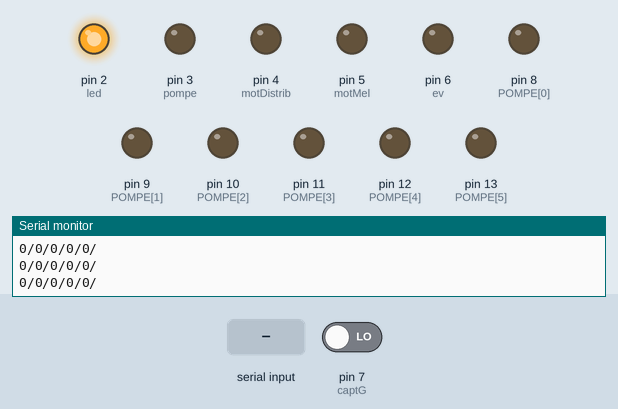
Simulated run of this sketch. Board: Arduino Uno, built with avr-gcc and run on an emulated ATmega328P. Shown: output pins drawn as LEDs (lit = HIGH), the last lines printed to the serial monitor. The test bench sets the inputs (shaded band); at power-on: pin 7 (captG) LOW.

Above: at 1.2 s.
1.3 s: "90,45\n" received over Serial
At 2.4 s:
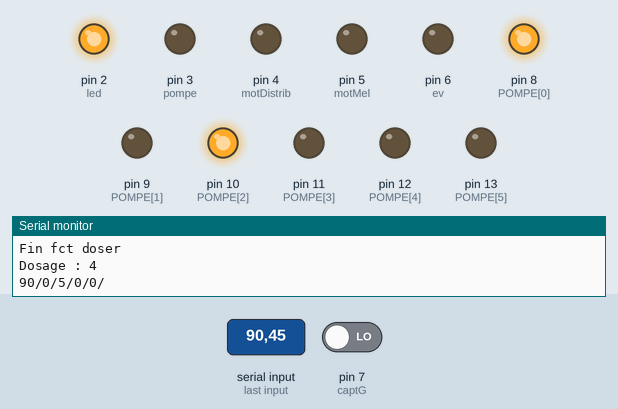
4.3 s: "66\n" received over Serial
At 5.4 s:
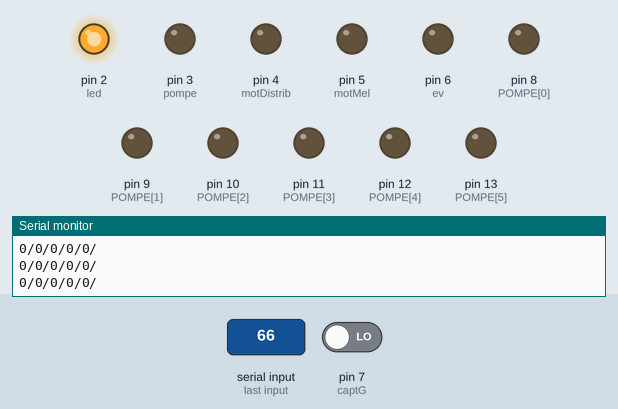
7.3 s: "55\n" received over Serial
At 8.6 s:
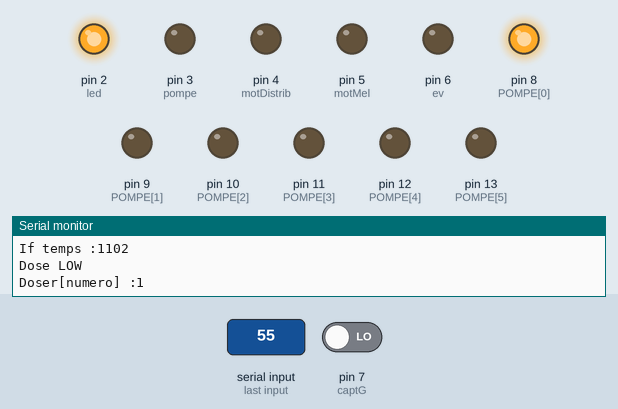
Timing chart, 0 to 10.3 s (numbered marks = the images above; inputs shaded):
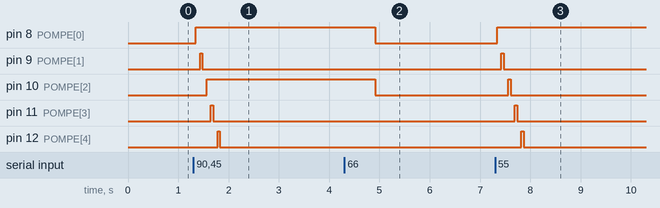

Measured:
- after the input at 1.3 s, pin 8 (POMPE[0]): LOW → HIGH after 0.05 s; pin 9 (POMPE[1]): LOW → HIGH after 0.13 s, → LOW 0.05 s later; pin 10 (POMPE[2]): LOW → HIGH after 0.26 s; pin 11 (POMPE[3]): LOW → HIGH after 0.35 s, → LOW 0.05 s later; pin 12 (POMPE[4]): LOW → HIGH after 0.48 s, → LOW 0.05 s later
- after the input at 4.3 s, pin 8 (POMPE[0]), pin 10 (POMPE[2]): HIGH → LOW after 0.61 s
- after the input at 7.3 s, pin 8 (POMPE[0]): LOW → HIGH at once; pin 9 (POMPE[1]): LOW → HIGH after 0.13 s, → LOW 0.05 s later; pin 10 (POMPE[2]): LOW → HIGH after 0.26 s, → LOW 0.05 s later; pin 11 (POMPE[3]): LOW → HIGH after 0.39 s, → LOW 0.05 s later; pin 12 (POMPE[4]): LOW → HIGH after 0.52 s, → LOW 0.05 s later

The sketch:

Code_R_uni_V1.0.ino
```cpp
//constantes des broches
const int POMPE[6] = {8,9,10,11,12,13};//liste des pompe doseuses

const int pompe=3; //PWM

const int led=2;

const int motDistrib=4;
const int motMel=5;//PWM

const int ev=6;

const int captG=7;

//variable dosage
char buff;
char tiret='-';
char retour='\n';
char recu[10];
String consigne;
String buff2;

int val=0;
int i;
int retourner = 0;
boolean memoire = LOW;

//variables capteur
int etatCaptG = LOW;
int memCaptG = LOW;

//variable de temps
long tempsMel = millis();
long tempsDistrib = millis();
long tempsPompe = millis();
long tempsFinal = millis();

//variable en fonction nombre bouteille
int doses[5];
int memDose[5];
long TEMPS[5];
boolean ETATDOSE[5];
boolean DOSER[5];
const boolean TYPE[6] = {HIGH, HIGH, HIGH, HIGH, HIGH, LOW};//HIGH = pompe peristatique
                                                      //LOW = pompe pour poisson
//variable étape
boolean liquide = LOW;
boolean melanger = LOW;
boolean gobelet = LOW;
boolean final = LOW;
boolean rincage = LOW;

boolean etatFinal = LOW;
boolean etatPomp = LOW;
boolean etatDistrib = LOW;
boolean etatMel = LOW;


void setup()
{
  Serial.begin(9600);
  Serial.println("Arduino prêt");

  //dosage (depend nombre de bouteille)
  for(int f=0; f<6; f++)
    pinMode(POMPE[f], OUTPUT);

  for(int h=0; h<6; h++)
    digitalWrite(POMPE[h], LOW);

  //reste
  pinMode(pompe, OUTPUT);
  pinMode(led, OUTPUT);
  pinMode(motDistrib, OUTPUT);
  pinMode(motMel, OUTPUT);
  pinMode(ev, OUTPUT);
  pinMode(captG, INPUT);

  analogWrite(motMel, 0);
  analogWrite(pompe, 0);
  digitalWrite(led, HIGH);
  digitalWrite(motDistrib, LOW);
  digitalWrite(ev, LOW);

  //INNITIALISATION DES TABLEUX
  for (int u=0; u<5; u++)
    TEMPS[u] = millis();
  for (int t=0; t<5; t++)
    ETATDOSE[t] = LOW;
  for (int m=0; m<5; m++)
    DOSER[m] = LOW;
  for (int f=0; f<5; f++)
    memDose[f] = 0;
  for (int r=0; r<5; r++)
    doses[r] = 0;
  for (int e=0; e<5; e++)
    recu[e] = '\0';
}

//------------Dosage-------------
void doser(long cl, int numero)
{

  if(ETATDOSE[numero] == LOW)
   {
     TEMPS[numero] = millis();
     ETATDOSE[numero] = HIGH;
     Serial.print("Etat dose : ");
     Serial.println(ETATDOSE[numero]);

     digitalWrite(POMPE[numero], HIGH);

     Serial.print("Dose HIGH :");
     Serial.println(ETATDOSE[numero]);
   }
   Serial.println(DOSER[numero]);
   if(TYPE[numero])//si pompe peristatique
   {
     Serial.println("Perilsaltique");
     if((millis() - TEMPS[numero]) > (1000*10*cl) && ETATDOSE[numero] == HIGH)
     {
      Serial.print("If temps :");
      Serial.println(millis() - TEMPS[numero]);
       digitalWrite(POMPE[numero],LOW);
       Serial.println("Dose LOW");
       //ETATDOSE[numero] = LOW;
       DOSER[numero] = HIGH;
       Serial.print("Doser[numero] :");
       Serial.println(DOSER[numero]);
     }
   }
   else//si pompe modélisme
   {
     Serial.println("Normal");
     if((millis() - TEMPS[numero]) > (100*10*cl) && ETATDOSE[numero] == HIGH) //il faudra trouver la bonne conversion pour passer du temps aux volume en cl
     {
       digitalWrite(POMPE[numero],LOW);
       ETATDOSE[numero] = LOW;
       DOSER[numero] = HIGH;
     }
   }
   Serial.println((1000*10*cl)-(millis()-TEMPS[numero]));
   Serial.print("Fin fct doser");
}


//------------Comparaison des tableaux-------------
int comparerTabl(int *recu)
{
  val = 1;
  for(int w=0; w<5; w++)//Si tout est doser
  {
    if(DOSER[w] != HIGH)//Si une boisson n'est pas doser
    {
      val = 0;
    }
  }
  for(int x=0; x<5; x++)
  {
    if(recu[x] == 66)//Si une boisson a 66 cl, cela est le mot STOP qui est dit, donc urgence
      val = 66;
    if(recu[x] == 55)//Si une boisson a 55 cl, commande specific inutile a ce jour
      val = 55;
  }
  return val;
}


//------------RESET-------------
void reset()
{
liquide = LOW;
melanger = LOW;
gobelet = LOW;
final = LOW;
rincage = LOW;
etatFinal = LOW;
etatPomp = LOW;
etatDistrib = LOW;
etatMel = LOW;
etatCaptG = LOW;
memCaptG = LOW;
tempsMel = millis();
tempsDistrib = millis();
tempsPompe = millis();
tempsFinal = millis();
i = 0;
retourner = 0;
memoire = LOW;
for (int u=0; u<5; u++)
  TEMPS[u] = millis();
for (int t=0; t<5; t++)
  ETATDOSE[t] = LOW;
for (int m=0; m<5; m++)
  DOSER[m] = LOW;
for (int f=0; f<5; f++)
  memDose[f] = 0;
for (int r=0; r<5; r++)
  doses[r] = 0;
for (int e=0; e<10; e++)
  recu[e] = '\0';

analogWrite(motMel, 0);
analogWrite(pompe, 0);
digitalWrite(led, HIGH);
digitalWrite(motDistrib, LOW);
digitalWrite(ev, LOW);
for(int h=0; h<6; h++)
digitalWrite(POMPE[h], LOW);
}


void loop()
{
  //reception des données téléphone
  i = 0;
  while (Serial.available() > 0)
  {
    buff = Serial.read();
    delay(5);

    if(buff != tiret && buff != retour)
    {
      recu[i] = buff;
      i++;
    }
    else
    {
      i++;
    }
  }

  //Parse
  for(int h=0;h<5;h++)
  {
    buff2.concat(recu[2*h]);
    buff2.concat(recu[2*h+1]);
    doses[h] = buff2.toInt();
    Serial.print(memDose[h]);
    Serial.print("/");
    buff2="";
  }
  //-----
  Serial.print("\n");
  //Si on reçoit un message ou que la memoire est acvite
  if(recu[i] || memoire == HIGH)
  {
    retourner = comparerTabl(doses);//On compare pour savoir si on a finit de doser ou si on a une commande speciale

    if(liquide == LOW && rincage == LOW && final == LOW)//et que l'on est pas entrain de preparer un autre cocktail
    {
      if(memoire == LOW)
      {
        memoire = HIGH;
        for(int p=0; p<5; p++)
        {
          memDose[p] = doses[p];//On enregistre le cocktail avant de RAZ, si commande spéciale pense a mettre a 0
        }
      }
      for(int j=0; j<5; j++)
      {
        doser(memDose[j], j); //On dose
        Serial.print("\n");
        Serial.print("Dosage : ");
        Serial.println(j);
      }
    }
    for(int g=0; g<10; g++)
    {
      recu[g] = '\0';//remise à zéro de ce qu'on a recu
    }
  }

  if(retourner == 1 || retourner == 66)//Si tous les liquides sont doser ou arret urgence
  {
    memoire = LOW;
    liquide = HIGH; //Dosage terminé
    for (int t=0; t<5; t++)
      ETATDOSE[t] = LOW;
    for (int m=0; m<5; m++)
      DOSER[m] = LOW;

    if(retourner == 66)//Arret D'urgence
      reset();

    retourner = 0;
  }


  //-------2eme partie--------
  //melanger
  if (liquide == HIGH && melanger == LOW && etatMel ==LOW)
  {
    analogWrite(motMel, 21); //Vitesse moteur melangeur 1V
    tempsMel = millis();
    etatMel = HIGH;
  }
  if(millis()-tempsMel >= 5000 && liquide == HIGH && melanger == LOW)//temps melange
  {
    analogWrite(motMel, 0);
    melanger = HIGH;
    tempsMel = millis();
    etatMel = LOW;
  }


  //lecture si présence gobelet
  gobelet = digitalRead(captG);
  gobelet = !gobelet;


  // Distribution du gobelet
  if (liquide == HIGH && gobelet == LOW && etatDistrib == LOW && etatPomp == LOW)
  {
    etatDistrib = HIGH;
    tempsDistrib = millis();
    digitalWrite(motDistrib, HIGH);
  }
  if(gobelet == HIGH)
  {
    digitalWrite(motDistrib, LOW);
    digitalWrite(led, HIGH);
    etatDistrib = LOW;
  }
  if(millis()- tempsDistrib >= 4000 && liquide == HIGH && gobelet == LOW)//temps si pas gobelet
  {
    digitalWrite(led, LOW);
    tempsDistrib = millis();
  }


  //pompage
  if(melanger == HIGH && gobelet == HIGH && etatPomp == LOW)
  {
    etatPomp = HIGH;
    analogWrite(pompe, 50);//vitesse versement dans le gobelet
    tempsPompe = millis();
  }
  if(millis()- tempsPompe > 4000 && rincage == LOW && liquide == HIGH && etatPomp == HIGH)//temps pour mettre dans le gobelet
  {
    liquide = LOW;
    melanger = LOW;
    etatPomp = LOW;
    analogWrite(pompe, 0);
    rincage = HIGH;
  }


  //rincage
  if(rincage == HIGH)
  {
    digitalWrite(POMPE[5], HIGH);
    delay(2000);//temps de mise de l'eau pour rincer
    digitalWrite(POMPE[5], LOW);
    rincage = LOW;
    final = HIGH;
  }


  //final pompage
  if(final == HIGH && etatFinal == LOW && gobelet == LOW)
  {
    digitalWrite(pompe, HIGH);
    tempsFinal = millis();
    etatFinal = HIGH;

  }
  if(millis() - tempsFinal >= 2000 && etatFinal == HIGH)//temps pour vider la cuve
  {
    Serial.println("fin");
    digitalWrite(pompe, LOW);
    tempsFinal = millis();
    etatFinal = LOW;
    final = LOW;
  }
}
```
